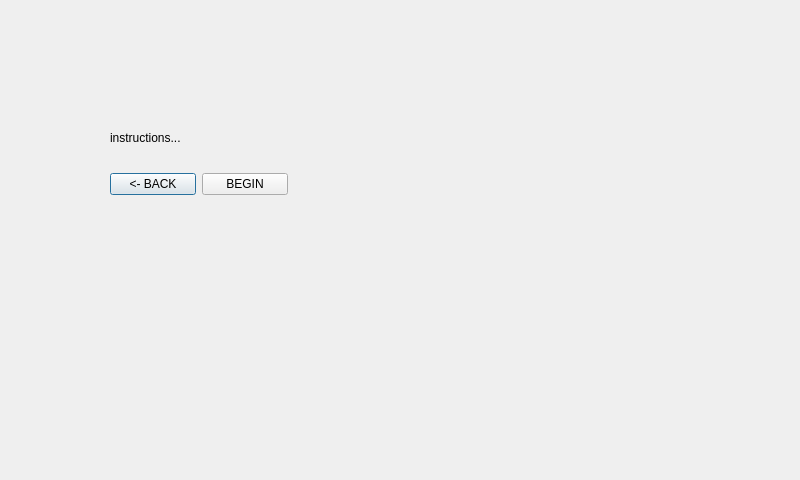
<?xml version="1.0" encoding="UTF-8"?>
<ui version="4.0">
 <class>colorinstruc</class>
 <widget class="QDialog" name="colorinstruc">
  <property name="geometry">
   <rect>
    <x>0</x>
    <y>0</y>
    <width>800</width>
    <height>480</height>
   </rect>
  </property>
  <property name="windowTitle">
   <string>Dialog</string>
  </property>
  <widget class="QLabel" name="label">
   <property name="geometry">
    <rect>
     <x>110</x>
     <y>130</y>
     <width>251</width>
     <height>16</height>
    </rect>
   </property>
   <property name="text">
    <string>instructions...</string>
   </property>
  </widget>
  <widget class="QWidget" name="layoutWidget">
   <property name="geometry">
    <rect>
     <x>110</x>
     <y>170</y>
     <width>178</width>
     <height>29</height>
    </rect>
   </property>
   <layout class="QHBoxLayout" name="horizontalLayout">
    <item>
     <widget class="QPushButton" name="cinstrucbakButton">
      <property name="text">
       <string>&lt;- BACK</string>
      </property>
     </widget>
    </item>
    <item>
     <widget class="QPushButton" name="cinstrucbegButton">
      <property name="text">
       <string>BEGIN</string>
      </property>
     </widget>
    </item>
   </layout>
  </widget>
 </widget>
 <resources/>
 <connections/>
</ui>
